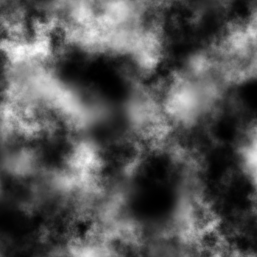
#> input picture model_generator/Heightmap.png, 257 x 257 px
$ python color_map.py ../model_generator/Heightmap.png
#> lines starting #> are read from the running program, lines starting #| are printed output that depends on the picture
import sys, cv2
import numpy as np


def main():
    if len(sys.argv) == 1:
        print("Height Map need to be specified")
        return

    elif len(sys.argv) > 2:
        print("Only one height map at a time")
        return

    image = cv2.imread(sys.argv[1]).astype('float32')
#> image: shape (257, 257, 3) float32; min 0, max 254, mean 85.2
    image = cv2.cvtColor(image, cv2.COLOR_BGR2GRAY)
#> image: shape (257, 257) float32

    cmap=generate_color_map(image)
    cv2.imwrite("cmap.png",cmap)
    print("\nColor map created with success!")


def generate_color_map(image):
    blue = (0.525*255.2*255,0,0)
    green = (0.15*255,0.76*255,0.3*255)
    brown = (0.125*255,0.35*255,0.65*255)
    white = (0.98*255,0.98*255,0.98*255)

    color_map = np.zeros((image.shape[0],image.shape[1],3))

    for i,row in enumerate(image):
        for j,height in enumerate(row):
            if (height>0.85*255):
                color_map[i][j] = white
            elif (height>0.55*255):
                color_map[i][j] = brown
            elif (height>0.20*255):
                color_map[i][j] = green
            else:
                color_map[i][j] = blue
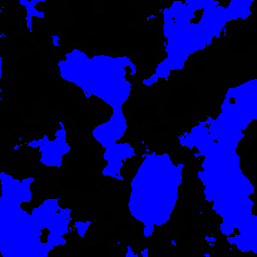
#> color_map: shape (257, 257, 3) float64; mean of channels 0, 1, 2 11750, 108.6, 67.9; drawn with min black and max white

    return color_map

main()
#> in main, `cv2.imwrite("cmap.png",cmap)`:
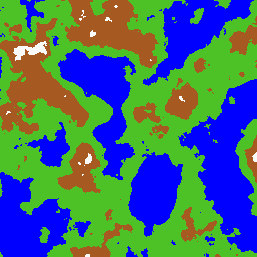
#> saved as cmap.png: shape (257, 257, 3); mean B, G, R 113, 108.7, 67.7
